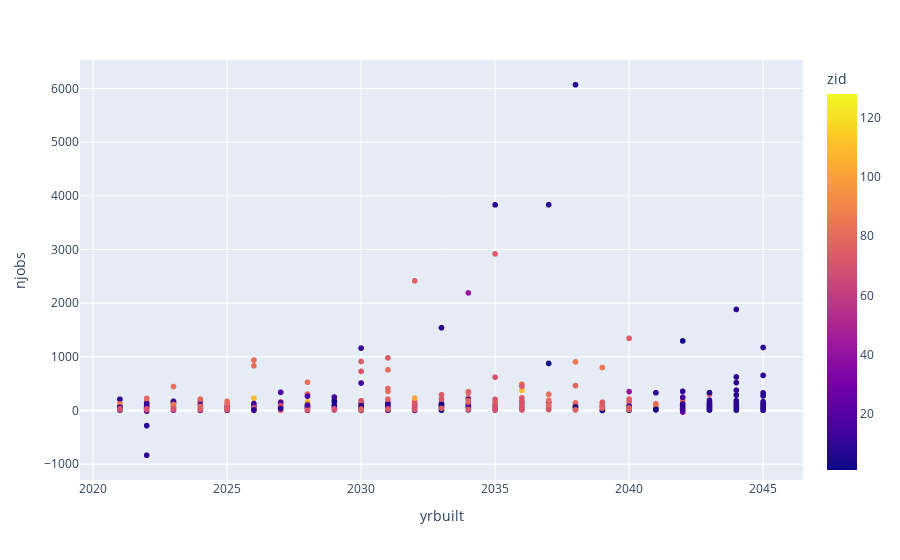

Notebook source saved alongside this figure:
### Code cell
fig = px.scatter(parcel_data, x='yrbuilt', y='njobs', color='zid')
fig.show()

### Figure 1 — Plotly figure (JSON) as saved in the notebook; plotly's stock layout.template omitted (floating-point values rounded to 4 significant figures; data arrays with more than 128 entries replaced by an {"elided": "..."} marker saying what was removed)
{"data": [{"hovertemplate": "yrbuilt=%{x}<br>njobs=%{y}<br>zid=%{marker.color}<extra></extra>", "legendgroup": "", "marker": {"color": {"elided": "2703 int values"}, "coloraxis": "coloraxis", "symbol": "circle"}, "mode": "markers", "name": "", "showlegend": false, "type": "scattergl", "x": {"elided": "2703 int values"}, "xaxis": "x", "y": {"elided": "2703 int values"}, "yaxis": "y"}], "layout": {"coloraxis": {"colorbar": {"title": {"text": "zid"}}, "colorscale": [[0, "#0d0887"], [0.1111, "#46039f"], [0.2222, "#7201a8"], [0.3333, "#9c179e"], [0.4444, "#bd3786"], [0.5556, "#d8576b"], [0.6667, "#ed7953"], [0.7778, "#fb9f3a"], [0.8889, "#fdca26"], [1, "#f0f921"]]}, "legend": {"tracegroupgap": 0}, "margin": {"t": 60}, "xaxis": {"anchor": "y", "domain": [0, 1], "title": {"text": "yrbuilt"}}, "yaxis": {"anchor": "x", "domain": [0, 1], "title": {"text": "njobs"}}}}
